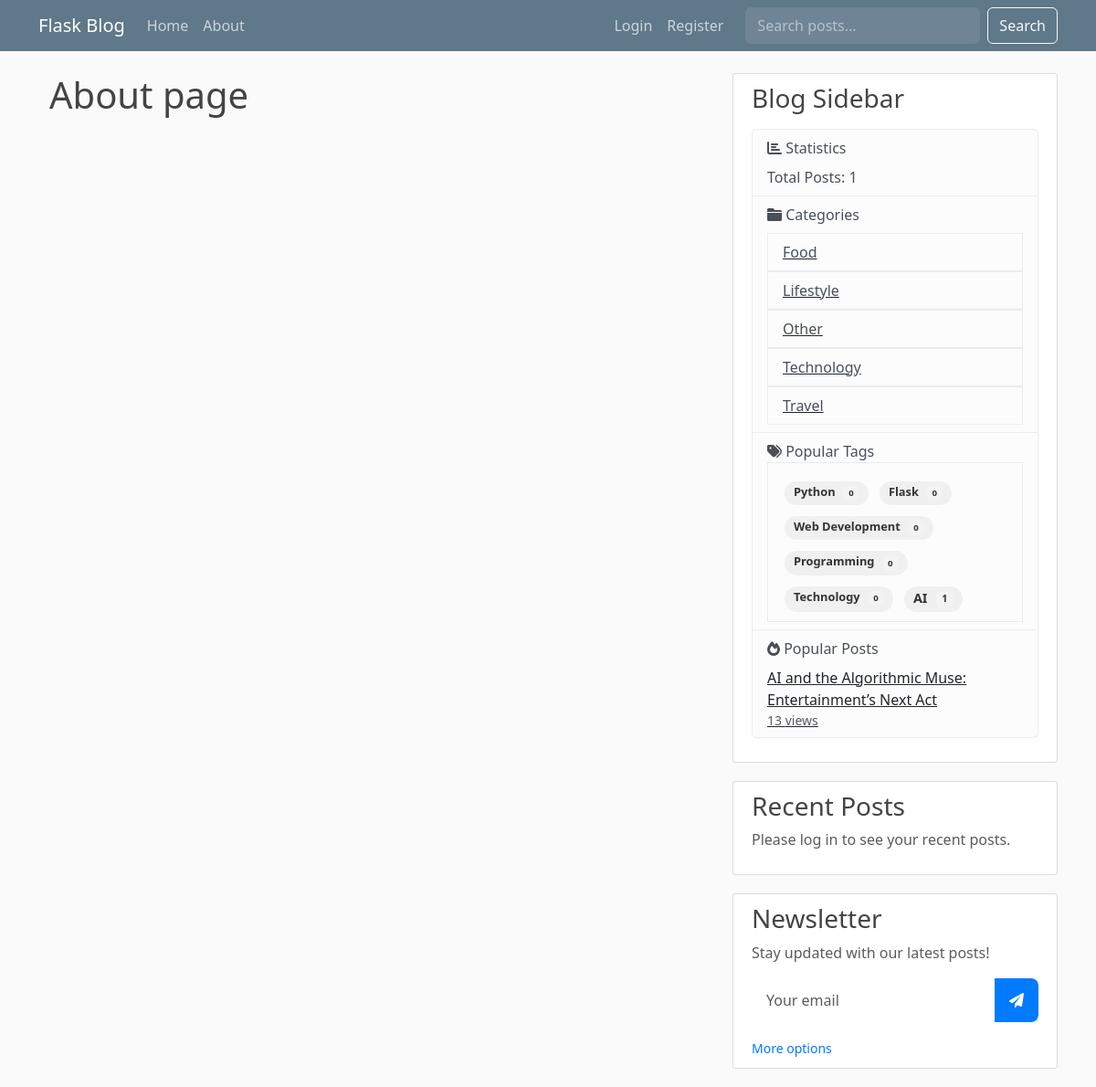
/about, run on the app's committed database.
### flaskblog.py (models this page shows, shortened)
class Category(db.Model):
    id = db.Column(db.Integer, primary_key=True)
    name = db.Column(db.String(50), unique=True, nullable=False)
    description = db.Column(db.String(200))
    slug = db.Column(db.String(50), unique=True)

class Tag(db.Model):
    id = db.Column(db.Integer, primary_key=True)
    name = db.Column(db.String(50), unique=True, nullable=False)
    description = db.Column(db.String(200))
    slug = db.Column(db.String(50), unique=True)
    posts = db.relationship('Post', secondary=post_tags, backref=db.backref('tags', lazy='dynamic'))

class Post(db.Model):
    id = db.Column(db.Integer, primary_key=True)
    title = db.Column(db.String(100), nullable=False)
    date_posted = db.Column(db.DateTime, nullable=False, default=datetime.utcnow)
    content = db.Column(db.Text, nullable=False)
    image_file = db.Column(db.String(20), nullable=True)
    user_id = db.Column(db.Integer, db.ForeignKey('user.id'), nullable=False)
    category_id = db.Column(db.Integer, db.ForeignKey('category.id'), nullable=True)
    category = db.relationship('Category', backref=db.backref('posts', lazy=True))
    views = db.Column(db.Integer, default=0)
    status = db.Column(db.String(20), default='published')  # published, draft, scheduled
    publish_date = db.Column(db.DateTime)
    likes = db.relationship('Like', backref='post', lazy=True)
    comments = db.relationship('Comment', back_populates='post', lazy=True)

### flaskblog.py (the view)
@app.route("/about")
def about():
    return render_template('about.html', title="About", **get_sidebar_data())

### flaskblog.py (called while the page is built)
@app.context_processor
def inject_csrf_token():
    return dict(csrf_token=lambda: generate_csrf())

### templates/about.html
{% extends "layout.html" %}
{% block content %}
<div class="container">
    <h1>About page</h1>
</div>
{% endblock content %}

### templates/layout.html (shortened to what this page needs)
<!doctype html>
<html lang="en">
  <head>
    <link href="https://cdn.jsdelivr.net/npm/bootstrap@5.3.2/dist/css/bootstrap.min.css" rel="stylesheet">
    <link rel="stylesheet" href="https://cdnjs.cloudflare.com/ajax/libs/font-awesome/6.0.0/css/all.min.css">
    <link rel="stylesheet" type="text/css" href="{{ url_for('static', filename='main.css') }}">
  </head>
<body>
    <header class="site-header">
      <nav class="navbar navbar-expand-md navbar-dark bg-steel fixed-top">
        <div class="container">
          <a class="navbar-brand mr-4" href="{{ url_for('home') }}">Flask Blog</a>
          <div class="collapse navbar-collapse" id="navbarToggle">
            <div class="navbar-nav me-auto">
              <a class="nav-item nav-link" href="{{ url_for('home') }}">Home</a>
              <a class="nav-item nav-link" href="{{ url_for('about') }}">About</a>
            </div>
            <div class="navbar-nav">
              {% if current_user.is_authenticated %}
                {% if current_user.is_admin %}
                  <a class="nav-item nav-link" href="{{ url_for('admin.index') }}">Admin</a>
                {% endif %}
                <a class="nav-item nav-link" href="{{ url_for('account') }}">Account</a>
                <a class="nav-item nav-link position-relative" href="{{ url_for('notifications') }}">
                    <i class="fas fa-bell"></i>
                    <span class="position-absolute top-0 start-100 translate-middle badge rounded-pill bg-danger notification-count" style="display: none;">
                        0
                    </span>
                </a>
                <a class="nav-item nav-link" href="{{ url_for('logout') }}">Logout</a>
              {% else %}
                <a class="nav-item nav-link" href="{{ url_for('login') }}">Login</a>
                <a class="nav-item nav-link" href="{{ url_for('register') }}">Register</a>
              {% endif %}
              <form class="d-flex ms-3" action="{{ url_for('search') }}" method="get">
                <input class="form-control me-2" type="search" placeholder="Search posts..." name="q" aria-label="Search">
                <button class="btn btn-outline-light" type="submit">Search</button>
              </form>
            </div>
          </div>
        </div>
      </nav>
    </header>
    <main role="main" class="container">
      <div class="row">
        <div class="col-md-8">
          {% block content %}{% endblock %}
        </div>
        <div class="col-md-4">
          <div class="content-section">
            <h3>Blog Sidebar</h3>
            <p class='text-muted'>
                <ul class="list-group">
                    <li class="list-group-item list-group-item-light">
                        <i class="fas fa-chart-bar"></i> Statistics
                        <ul class="list-unstyled mt-2">
                            <li>Total Posts: {{ total_posts }}</li>
                        </ul>
                    </li>
                    <li class="list-group-item list-group-item-light">
                        <i class="fas fa-folder"></i> Categories
                        <ul class="list-group mt-2">
                            {% for category in categories %}
                              <a href="{{ url_for('category_posts', category_id=category.id) }}" class="text-dark">
                                <li class="list-group-item list-group-item-light"> {{ category.name }}</li>
                              </a>
                            {% endfor %}
                        </ul>
                    </li>
                    <li class="list-group-item list-group-item-light">
                        <i class="fas fa-tags"></i> Popular Tags
                        <div class="list-group-item">
                          <div class="tag-cloud">
                            {% for tag in tags %}
                            <a href="{{ url_for('tag_posts', tag_name=tag.name) }}"
                               class="tag-cloud-item badge badge-secondary"
                               style="font-size: {{ 0.8 + tag.posts|length * 0.1 }}rem">
                              {{ tag.name }}
                              <span class="badge badge-light">{{ tag.posts|length }}</span>
                            </a>
                            {% endfor %}
                          </div>
                        </div>
                    </li>
                    <li class="list-group-item list-group-item-light">
                        <i class="fas fa-fire"></i> Popular Posts
                        <ul class="list-unstyled mt-2">
                            {% for post in popular_posts %}
                                <li>
                                    <a href="{{ url_for('post', post_id=post.id) }}" class="text-dark">
                                        {{ post.title }}
                                        <small class="text-muted d-block">{{ post.views }} views</small>
                                    </a>
                                </li>
                            {% endfor %}
                        </ul>
                    </li>
                </ul>
            </p>
          </div>
          <div class="content-section">
            <h3>Recent Posts</h3>
            {% if current_user.is_authenticated %}
              <p class='text-muted'>Here are your recent posts: <span class="badge bg-info rounded-pill">{{ user_post_count }}</span></p>
              <ul class="list-group">
                {% for post in current_user.posts[:3] %}
                  <li class="list-group-item list-group-item-light">
                    <a href="{{ url_for('post', post_id=post.id) }}" class="article-title">{{ post.title }}</a>
                    <small class="text-muted">{{ post.date_posted.strftime('%Y-%m-%d') }}</small>
                  </li>
                {% else %}
                  <li class="list-group-item list-group-item-light">No posts yet</li>
                {% endfor %}
              </ul>
            {% else %}
              <p class='text-muted'>Please log in to see your recent posts.</p>
            {% endif %}
          </div>
          <div class="content-section">
            <h3>Newsletter</h3>
            <p class='text-muted'>Stay updated with our latest posts!</p>
            <form action="{{ url_for('subscribe_newsletter') }}" method="post" class="newsletter-form">
              <div class="input-group mb-3">
                <input type="email" name="email" class="form-control" placeholder="Your email" required>
                <button class="btn btn-outline-secondary" type="submit">
                  <i class="fas fa-paper-plane"></i>
                </button>
              </div>
              <small class="text-muted">
                <a href="{{ url_for('subscribe_newsletter') }}">More options</a>
              </small>
            </form>
          </div>
        </div>
      </div>
    </main>
</body>
</html>

### static/main.css (style rules this page uses)
body { background: #fafafa; color: #333333; margin-top: 5rem; }
h1, h2, h3, h4, h5, h6 { color: #444444; }
.bg-steel { background-color: #5f788a; }
.site-header .navbar-nav .nav-link { color: #cbd5db; }
.content-section { background: #ffffff; padding: 10px 20px; border: 1px solid #dddddd; border-radius: 3px; margin-bottom: 20px; }
.tag-cloud { display: flex; flex-wrap: wrap; gap: 8px; margin-top: 10px; }
.tag-cloud-item { display: inline-block; padding: 5px 10px; margin: 2px; border-radius: 20px; background-color: #f0f0f0; color: #333; text-decoration: none; transition: all 0.3s ease; font-size: 0.9rem; }
.tag-cloud-item .badge { margin-left: 5px; background-color: rgba(255, 255, 255, 0.2); color: inherit; }
.navbar .form-control { background-color: rgba(255, 255, 255, 0.1); border-color: rgba(255, 255, 255, 0.1); color: #fff; }
.navbar .form-control::placeholder { color: rgba(255, 255, 255, 0.5); }
.newsletter-form .input-group { background: rgba(255, 255, 255, 0.1); border-radius: 0.5rem; overflow: hidden; }
.newsletter-form .form-control { background: transparent; border: none; color: #333; padding: 0.75rem 1rem; }
.newsletter-form .btn { border: none; padding: 0.75rem 1rem; background: #007bff; color: white; transition: all 0.3s ease; }
.newsletter-form small a { color: #007bff; text-decoration: none; transition: color 0.3s ease; }

### data on the page
Category: name "Food"
Category: name "Lifestyle"
Category: name "Other"
Category: name "Technology"
Category: name "Travel"
Tag: name "Python", posts|length "0"
Tag: name "Flask", posts|length "0"
Tag: name "Web Development", posts|length "0"
Tag: name "Programming", posts|length "0"
Tag: name "Technology", posts|length "0"
Tag: name "AI", posts|length "1"
Post: title "AI and the Algorithmic Muse: Entertainment’s Next Act", views "13"

### other printed values
{{ total_posts }} "1"
